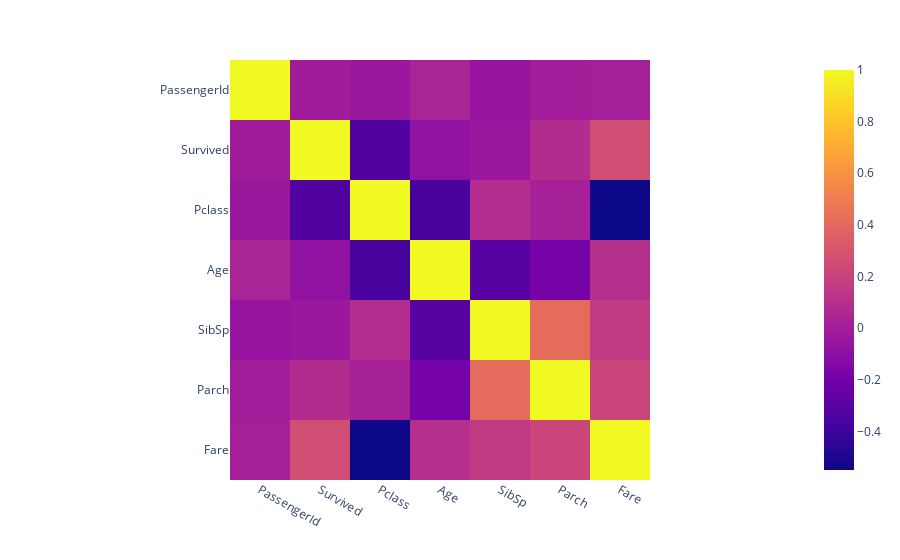

Notebook source saved alongside this figure:
### Markdown cell above
3. Using the function df.corr() to identify the correlation within the data, represent its results
using a form of a matrix plot.

### Code cell
px.imshow(titanic_df.corr())

### Figure 1 — Plotly figure (JSON) as saved in the notebook; plotly's stock layout.template omitted (floating-point values rounded to 4 significant figures)
{"data": [{"coloraxis": "coloraxis", "hovertemplate": "x: %{x}<br>y: %{y}<br>color: %{z}<extra></extra>", "name": "0", "type": "heatmap", "x": ["PassengerId", "Survived", "Pclass", "Age", "SibSp", "Parch", "Fare"], "xaxis": "x", "y": ["PassengerId", "Survived", "Pclass", "Age", "SibSp", "Parch", "Fare"], "yaxis": "y", "z": [[1, -0.005007, -0.03514, 0.03685, -0.05753, -0.001652, 0.01266], [-0.005007, 1, -0.3385, -0.07722, -0.03532, 0.08163, 0.2573], [-0.03514, -0.3385, 1, -0.3692, 0.08308, 0.01844, -0.5495], [0.03685, -0.07722, -0.3692, 1, -0.3082, -0.1891, 0.09607], [-0.05753, -0.03532, 0.08308, -0.3082, 1, 0.4148, 0.1597], [-0.001652, 0.08163, 0.01844, -0.1891, 0.4148, 1, 0.2162], [0.01266, 0.2573, -0.5495, 0.09607, 0.1597, 0.2162, 1]]}], "layout": {"coloraxis": {"colorscale": [[0, "#0d0887"], [0.1111, "#46039f"], [0.2222, "#7201a8"], [0.3333, "#9c179e"], [0.4444, "#bd3786"], [0.5556, "#d8576b"], [0.6667, "#ed7953"], [0.7778, "#fb9f3a"], [0.8889, "#fdca26"], [1, "#f0f921"]]}, "margin": {"t": 60}, "xaxis": {"anchor": "y", "constrain": "domain", "domain": [0, 1], "scaleanchor": "y"}, "yaxis": {"anchor": "x", "autorange": "reversed", "constrain": "domain", "domain": [0, 1]}}}
